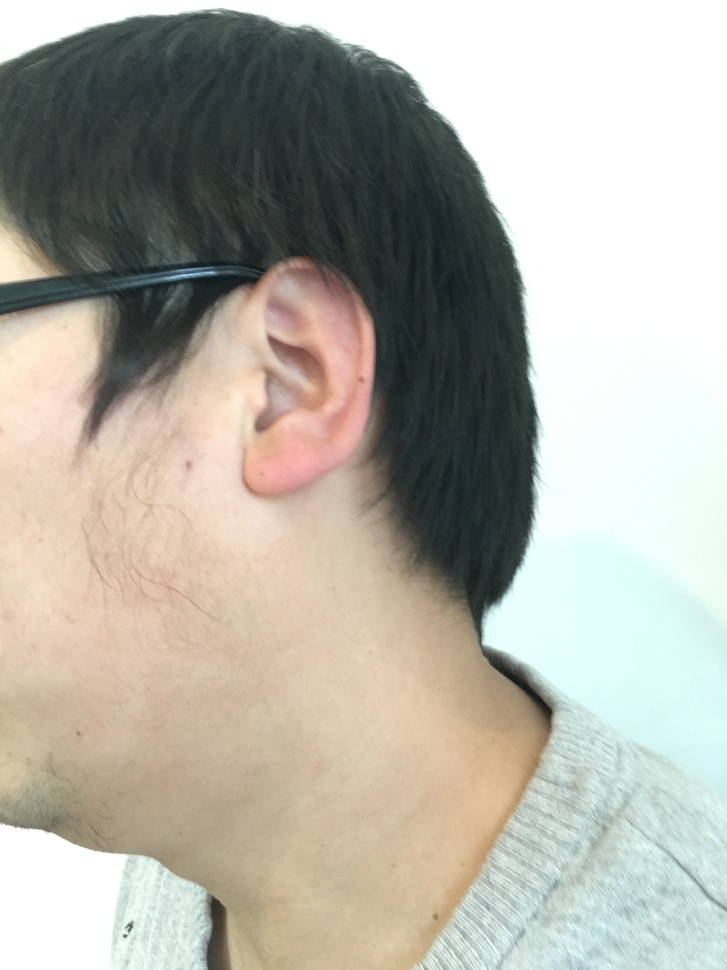
#> input picture EarLib/IMG_2415.JPG, 727 x 970 px, shrunk from 3024 x 4032 before the run; its folder holds only this picture in this run
$ python image_process.py   (Python 2 division)
#> lines starting #> are read from the running program, lines starting #| are printed output that depends on the picture
#!/usr/bin/env python
#coding=utf-8
import os
import sys
import numpy as np
import cv2

def improve(inpath,outpath):
#> called with inpath = 'EarLib/IMG_2415.JPG', outpath = 'Ne'
    img = cv2.imread(inpath,0)
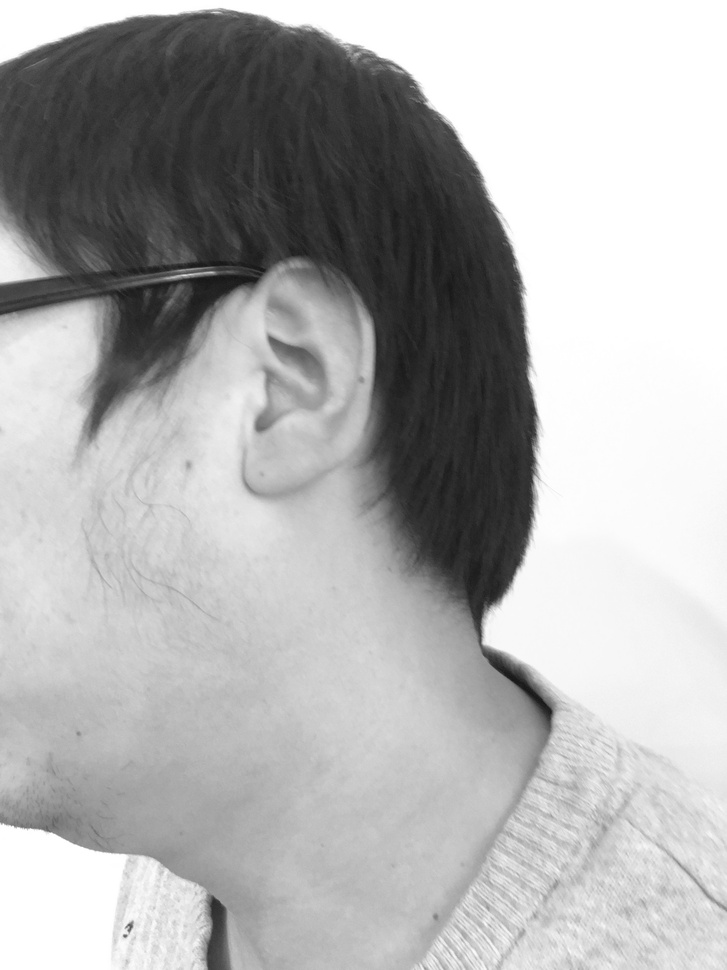
#> img: shape (970, 727); min 20, max 255, mean 176.2
    clahe = cv2.createCLAHE(clipLimit=2.0,tileGridSize=(8,8))
    cl1 = clahe.apply(img)
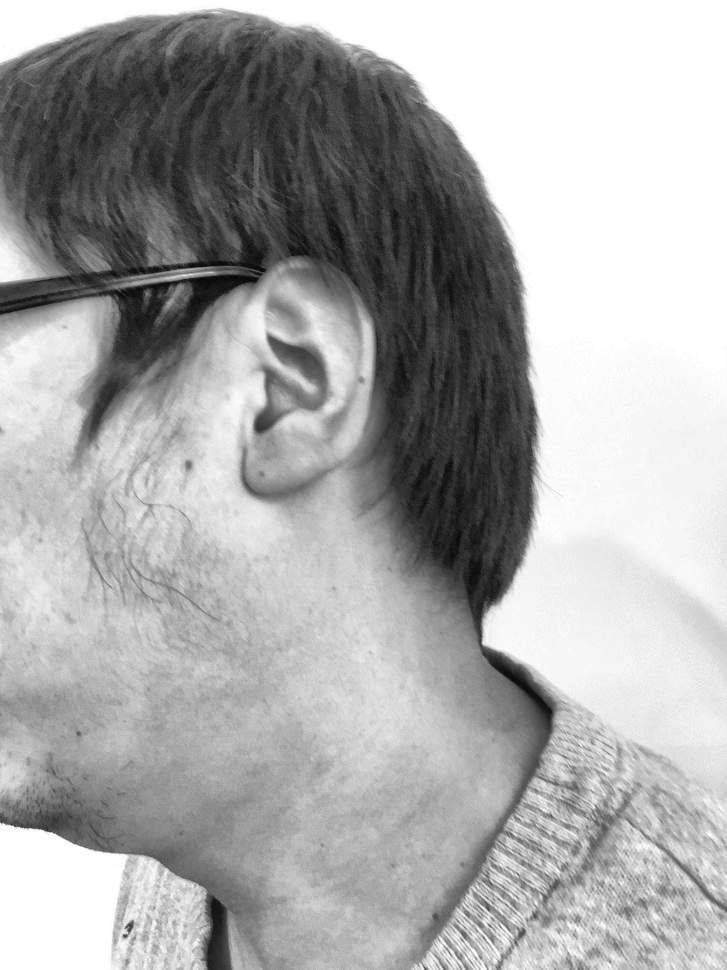
#> cl1: shape (970, 727); min 6, max 255, mean 170.5
    cl2 = clahe.apply(cl1)
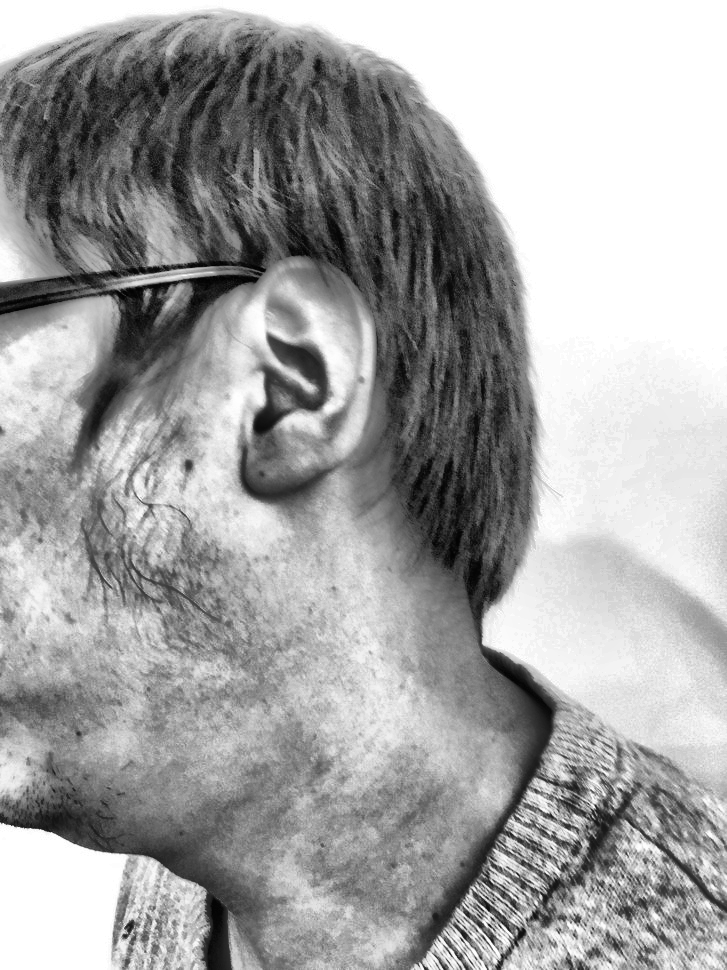
#> cl2: shape (970, 727); min 1, max 255, mean 164.1
    name = inpath.split("/")[-1]
    newpath = outpath + '/' + name
    cv2.imwrite(newpath,cl2)
    print newpath


def listpuredir(dirsource,dirdes):


	index=0
	filenum=0
	list=os.listdir(dirsource)
	for line in list:
		filepath = os.path.join(dirsource,line)
		if os.path.isdir(filepath):#如果filepath是目录，则再列出该目录下的所有文件
			pass
		else:
			print filepath
			improve(filepath,dirdes)


checkdir="EarLib"
desdir="Ne"
listpuredir(checkdir,desdir)

raw_input("\r\n Press any key to exit.")

$ run again, on EarLib/IMG_2728.JPG
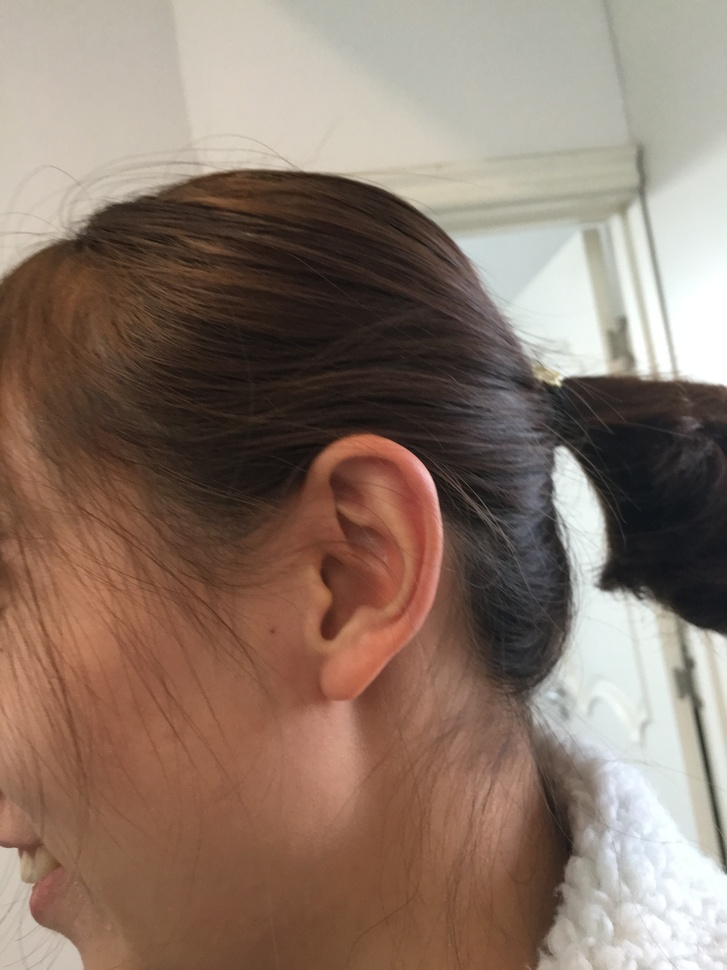
#> input picture EarLib/IMG_2728.JPG, 727 x 970 px, shrunk from 3024 x 4032 before the run
#> in improve, `cl1 = clahe.apply(img)`:
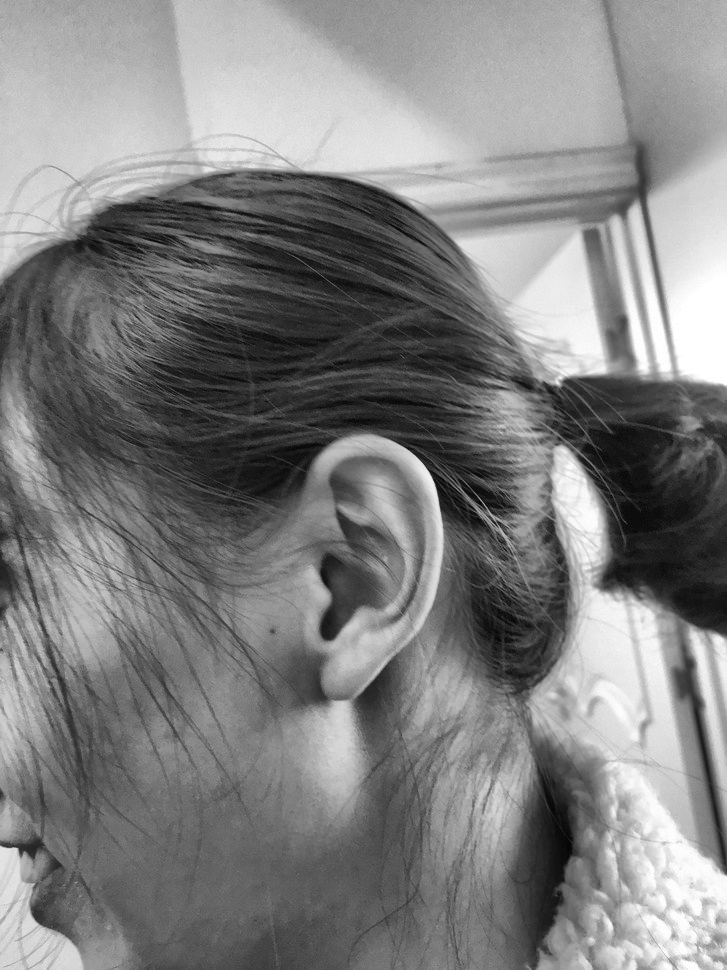
#> cl1: shape (970, 727); min 5, max 255, mean 128.4
#> in improve, `cl2 = clahe.apply(cl1)`:
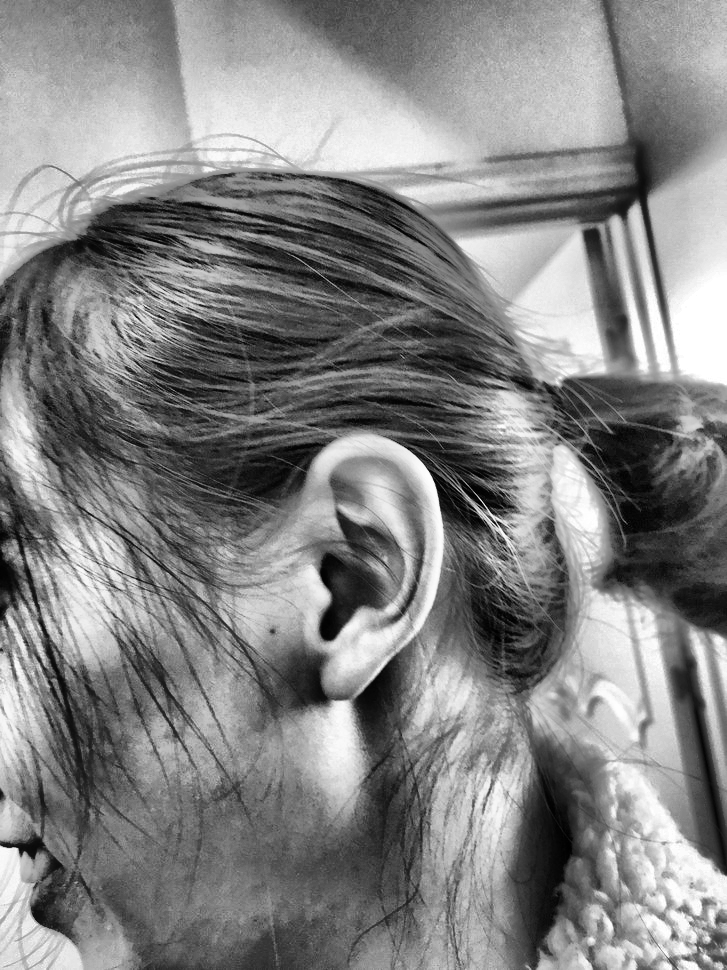
#> cl2: shape (970, 727); min 0, max 255, mean 131.8

$ run again, on EarLib/IMG_2739.JPG
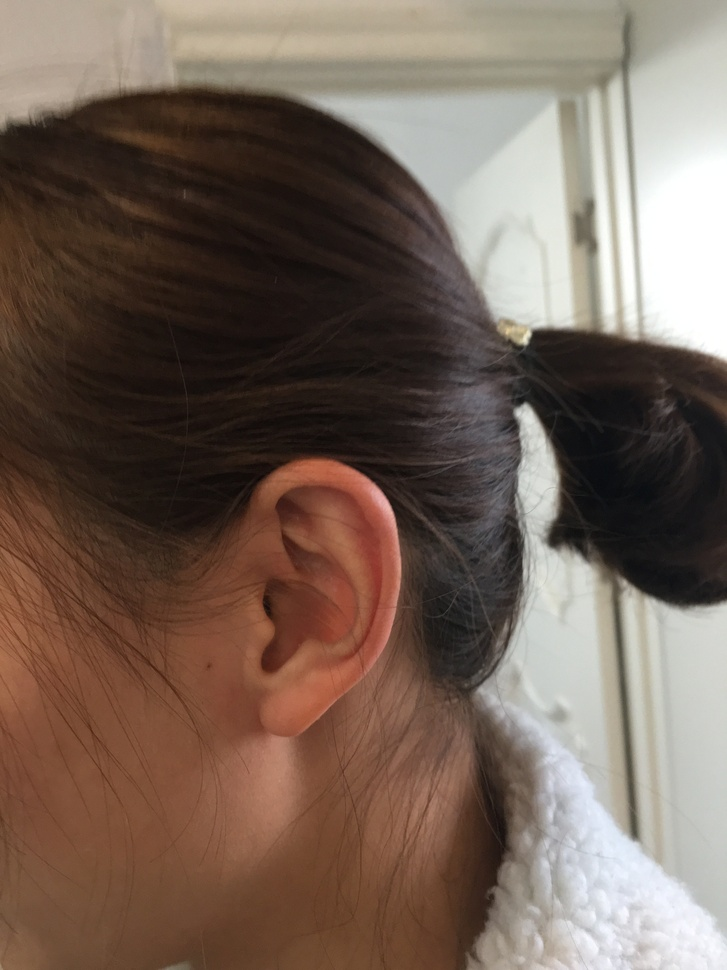
#> input picture EarLib/IMG_2739.JPG, 727 x 970 px, shrunk from 3024 x 4032 before the run
#> in improve, `cl1 = clahe.apply(img)`:
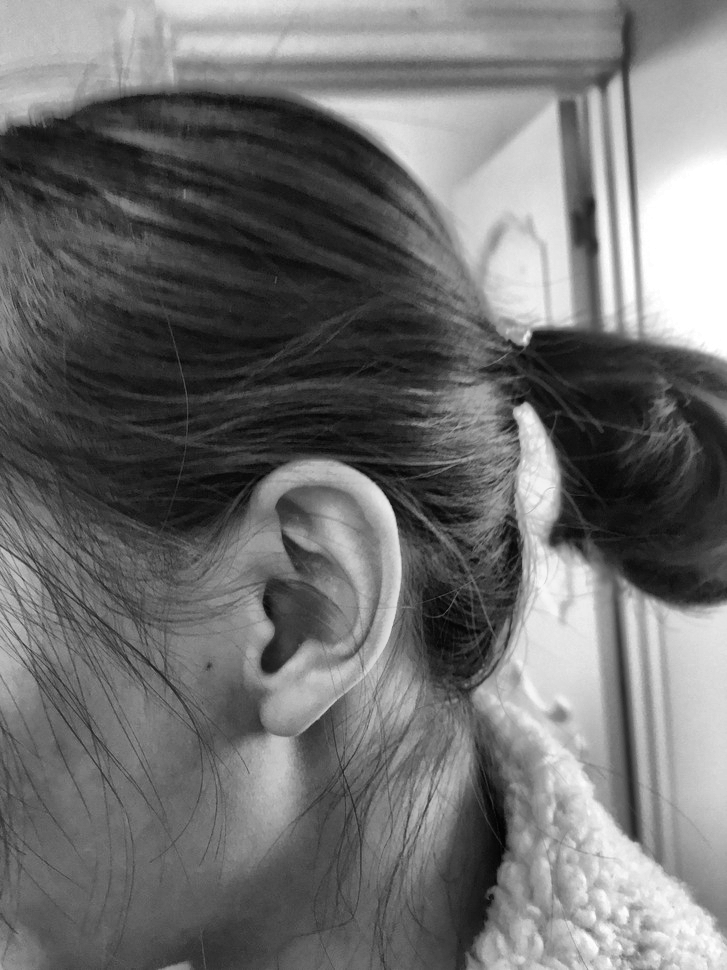
#> cl1: shape (970, 727); min 2, max 255, mean 112.1
#> in improve, `cl2 = clahe.apply(cl1)`:
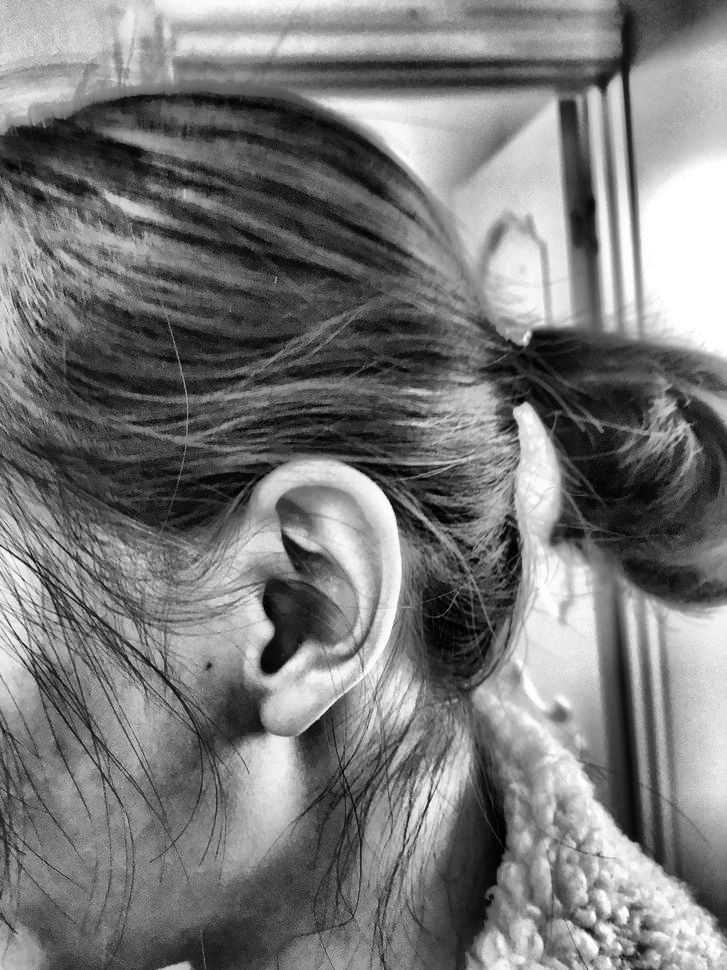
#> cl2: shape (970, 727); min 0, max 255, mean 121.3

$ run again, on EarLib/IMG_2847.JPG
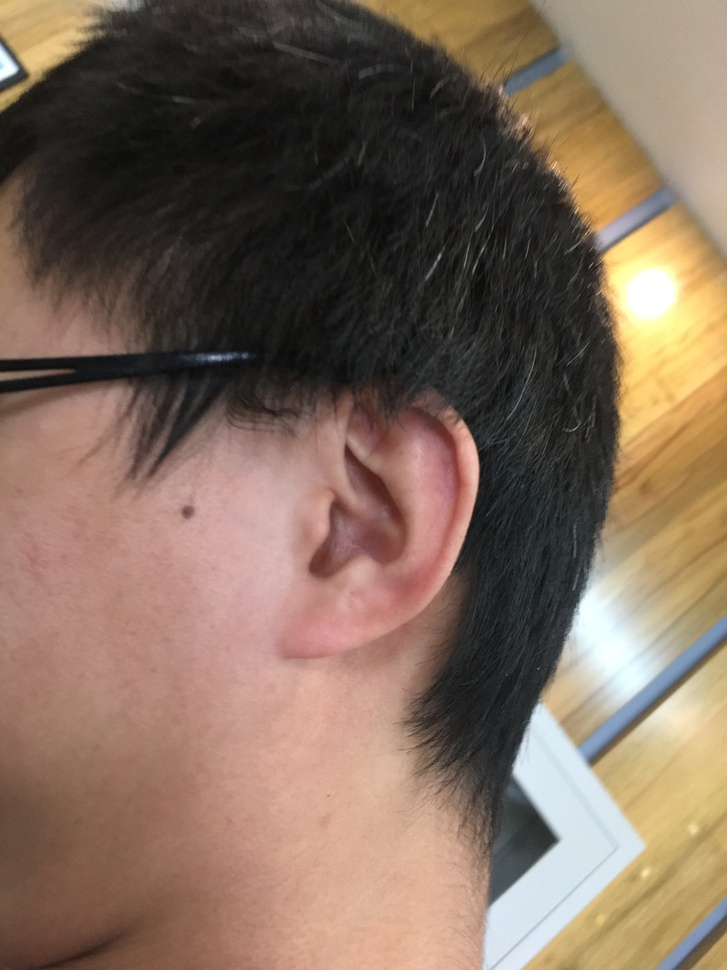
#> input picture EarLib/IMG_2847.JPG, 727 x 970 px, shrunk from 3024 x 4032 before the run
#> in improve, `cl1 = clahe.apply(img)`:
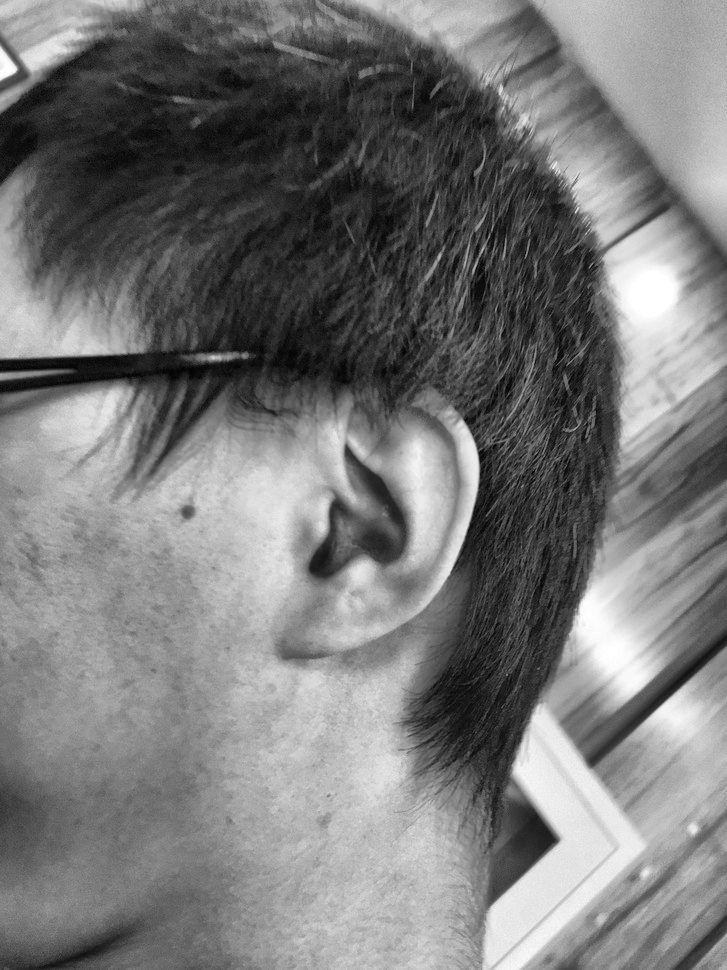
#> cl1: shape (970, 727); min 3, max 255, mean 120.2
#> in improve, `cl2 = clahe.apply(cl1)`:
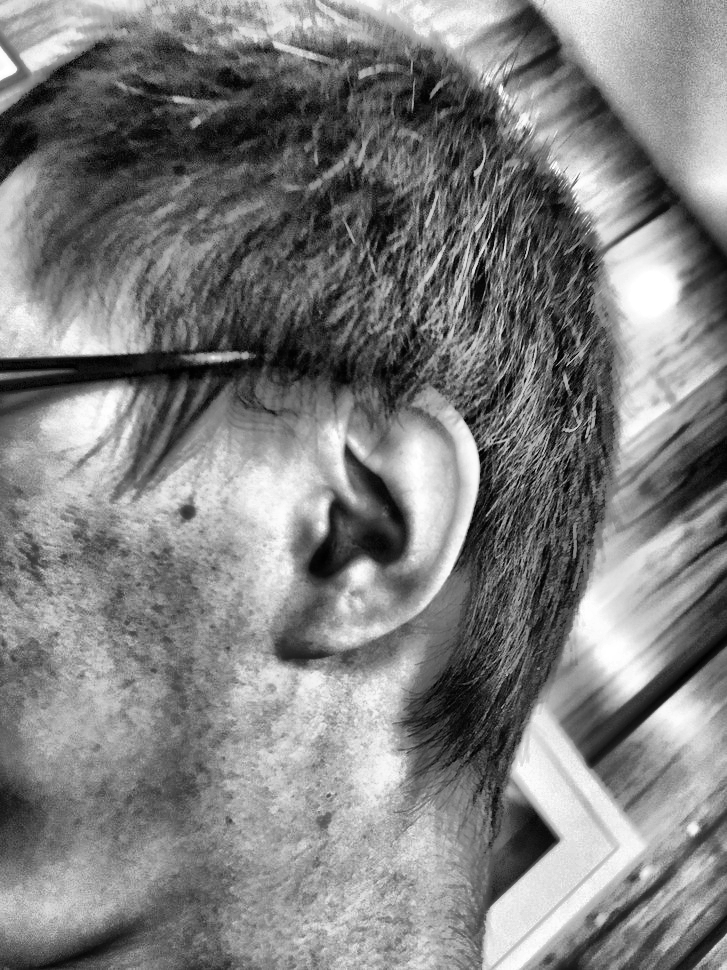
#> cl2: shape (970, 727); min 1, max 255, mean 127.1
